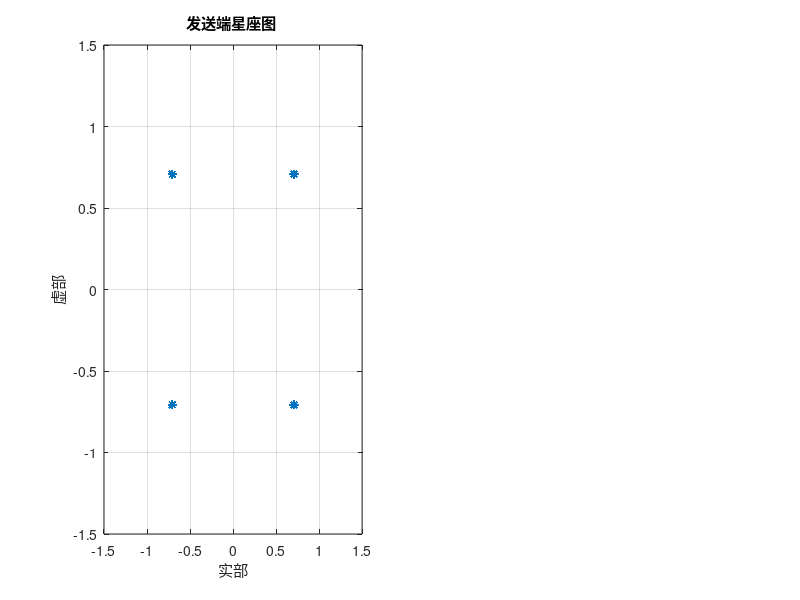

The MATLAB source for this figure: (Note: this script raises an error after producing the figure.)
%QPSK传输系统仿真
%设置参数-产生随机码元序列。串并转换-星座映射-脉冲成型-调制（上变频）-AWGN信道-解调（下变频）-匹配滤波接收-抽样判决-并串转换
%比较分析；发送端星座图，成型波形与PSD。叠加噪声与PSD，解调输出波形与PSD，眼图，接收端星座图，统计误码率
clc;
clear all;
close all;

%%设置参数%%
L_Desq=100000; %码元个数（误码率统计时数据长度足够长）
Fb=10e3;     %码元速率
Fs=400e3;    %采样频率
fc=100e3;    %载波频率
EbN0=10;     %比特信噪比（dB形式）

%% 生成码元序列，串并转换%%
Ms=4;                       %进制数
Desq=randi(Ms,1,L_Desq)-1;  %产生码元（0，1，2，3）

%%星座映射%%
SigBase=pskmod(Desq,Ms,pi/4,'gray');   %psk映射（输出复包络，格雷码）
SigBaseI=real(SigBase);                %复包络的实部（同向分量I）
SigBaseQ=imag(SigBase);                %复包络的虚部（正交分量Q）
%画出发送端星座图
figure(1);
subplot(121);plot(SigBaseI,SigBaseQ,'*');grid on;xlabel('实部');ylabel('虚部');
title('发送端星座图 ');axis([-1.5 1.5 -1.5 1.5]);

%%脉冲成型%%
span=20;     %当前码元影响周围码元的个数
Nsam=Fs/Fb;  %每个码元周期的采样次数
R=0.5;       %滚降系数
hsqrt=rcosdesign(R,span,Nsam,'sqrt');    %设计根升余弦脉冲成型滤波器
SigbaseInterpI=upsample(SigBaseI,Nsam);  %上采样，内插0，冲激脉冲
SigbaseInterpQ=upsample(SigBaseQ,Nsam);  
SigI=conv(SigbaseInterpI,hsqrt,'same');  %与ht卷积，脉冲成型
SigQ=conv(SigbaseInterpQ,hsqrt,'same');
figure(2);
subplot(421);plot(SigI(1:Nsam*10));grid on;title('I基带信号成形波形');
subplot(423);plot(SigQ(1:Nsam*10));grid on;title('Q基带信号成形波形');
%画功率谱（pwelch计算单边谱）
subplot(422);pf1=pwelch(SigI,[],[],[]);plot(10*log10(pf1),'.-');grid on;title('I基带信号功率谱');
subplot(424);pf1=pwelch(SigQ,[],[],[]);plot(10*log10(pf1),'.-');grid on;title('Q基带信号功率谱');

%%调制（上变频）%%
SigPassBandI=SigI.*cos(2*pi*fc*(0:length(SigI)-1)/Fs);
SigPassBandQ=SigQ.*(-sin(2*pi*fc*(0:length(SigI)-1)/Fs));
figure(3);
subplot(421);plot(SigPassBandI(1:Nsam*10));grid on;title('I带通信号波形');
subplot(423);plot(SigPassBandQ(1:Nsam*10));grid on;title('Q带通信号波形');
subplot(422);pf1=pwelch(SigPassBandI,[],[],[]);plot(10*log10(pf1),'.-');grid on;title('I带通信号功率谱');
subplot(424);pf1=pwelch(SigPassBandQ,[],[],[]);plot(10*log10(pf1),'.-');grid on;title('Q带通信号功率谱');
% figure;pf1=pwelch(SigPassBandQ,[],[],[]);plot(10*log10(pf1),'.-');grid on;
SigPassBand=SigPassBandI+SigPassBandQ;
subplot(425);plot(SigPassBand((1:Nsam*10)),'-');grid on;title('带通信号波形');
subplot(426);pf1=pwelch(SigPassBand,[],[],[]);plot(10*log10(pf1),'.-');grid on;title('带通信号功率谱');

%%AWGN信道%%（I.Q信号相加之后加噪声）
Snr=EbN0-10*log10(Nsam/2)+10*log10(log2(Ms));    %比特信噪比换算
SigPassBand=awgn(SigPassBand,Snr,'measured');    %加入高斯白噪声
subplot(427);plot(SigPassBand((1:Nsam*10)),'-');grid on;title('加噪带通信号波形');
subplot(428);pf1=pwelch(SigPassBand,[],[],[]);plot(10*log10(pf1),'.-');grid on;title('加噪带通信号功率谱');

%%解调（下变频）%%（乘以2的作用是使得解调后信号与原始基带信号幅度相同，即使得判决电平与映射电平相一致）
SigBaseDownI=2*SigPassBand.*cos(2*pi*fc*(0:length(SigPassBand)-1)/Fs);   %频谱搬移
SigBaseDownQ=2*SigPassBand.*(-sin(2*pi*fc*(0:length(SigPassBand)-1)/Fs));

%%接收滤波（匹配滤波）%%（接收滤波器也是低通滤波器，所以代码中可以省去带通滤波器和解调器的低通滤波器）
SigBaseDownI=conv(SigBaseDownI,hsqrt,'same');   %匹配滤波接收
SigBaseDownQ=conv(SigBaseDownQ,hsqrt,'same');
figure (2)
subplot(425);plot(SigBaseDownI(1:Nsam*10),'-');grid on;title('I解调输出波形');              %画出解调基带信号波形
subplot(426);pf1=pwelch(SigBaseDownI,[],[],[]);plot(10*log10(pf1),'.-');grid on;title('I解调输出信号功率谱');
subplot(427);plot(SigBaseDownQ(1:Nsam*10),'-');grid on;title('Q解调输出波形');              %画出解调基带信号波形
subplot(428);pf1=pwelch(SigBaseDownQ,[],[],[]);plot(10*log10(pf1),'.-');grid on;title('Q解调输出信号功率谱');
eyediagram(SigBaseDownI(1:10000),1*Nsam);title('I接收端眼图');                              %画出接收滤波后眼图（一个码元周期）
eyediagram(SigBaseDownQ(1:10000),1*Nsam);title('Q接收端眼图');                              %画出接收滤波后眼图（一个码元周期）

%%抽样%%
SigBaseEstI=downsample(SigBaseDownI,Nsam);    %最佳采样点抽样（下采样downsample）
SigBaseEstQ=downsample(SigBaseDownQ,Nsam); 
%画出接收端星座图
figure(1);
subplot(122);plot(SigBaseEstI,SigBaseEstQ,'*');grid on;xlabel('实部');ylabel('虚部');
title('接收端星座图');axis([-2 2 -2 2]);

%%判决%%
SigBaseEst=SigBaseEstI+SigBaseEstI*1i;  %复包络
Sig_dn=Desq(1:end);                     %发送符号序列
Sig_xn=SigBaseEst(1:end);
Sig_xn=pskdemod(Sig_xn,Ms,pi/4,'gray'); %判决，输出复包络的判决符号序列

%%并串转换%%误码率%%
[SymErrNum,Ser_est]=symerr(Sig_dn,Sig_xn)       %误码率统计值
[BitErrNum,Ber_est]=biterr(Sig_dn,Sig_xn,log2(Ms))  %误信率统计值
[BER,SER]=berawgn(EbN0,'psk',Ms,'nondiff')       %由berawgn函数计算误码率理论值
